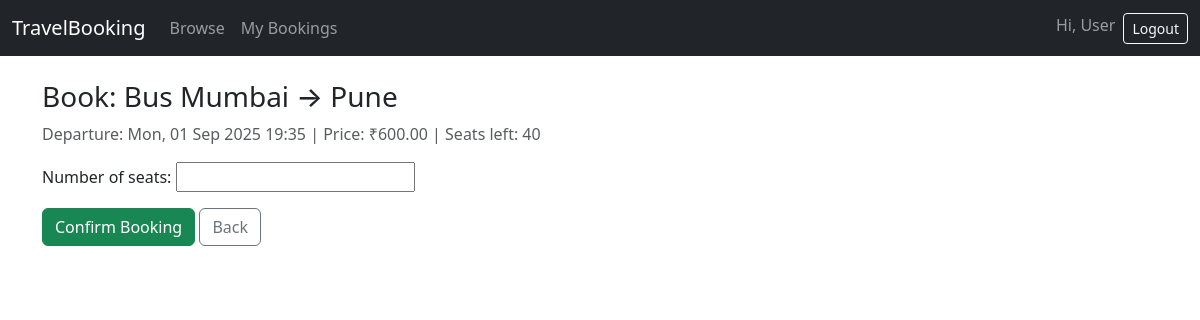
Page /travels/3/book/ (signed in) on the committed database.
### booking/models.py (models this page shows, shortened)
class TravelOption(models.Model):
    TRAVEL_TYPES = (('Flight','Flight'),('Train','Train'),('Bus','Bus'))
    travel_id = models.AutoField(primary_key=True)
    type = models.CharField(max_length=20, choices=TRAVEL_TYPES)
    source = models.CharField(max_length=100)
    destination = models.CharField(max_length=100)
    date_time = models.DateTimeField()
    price = models.DecimalField(max_digits=10, decimal_places=2)
    available_seats = models.PositiveIntegerField()

### booking/views.py (the view)
# urls.py: path('travels/<int:travel_id>/book/', views.book_travel, name='book_travel'),
@login_required
def book_travel(request, travel_id):
    travel = get_object_or_404(TravelOption, pk=travel_id)
    if request.method == 'POST':
        form = BookingForm(request.POST)
        if form.is_valid():
            seats = form.cleaned_data['number_of_seats']
            if seats < 1:
                messages.error(request, 'Seats must be at least 1')
                return redirect('book_travel', travel_id=travel_id)
            with transaction.atomic():
                travel_locked = TravelOption.objects.select_for_update().get(pk=travel_id)
                if travel_locked.available_seats < seats:
                    messages.error(request, 'Not enough seats available')
                    return redirect('book_travel', travel_id=travel_id)
                travel_locked.available_seats -= seats
                travel_locked.save()
                booking = Booking.objects.create(
                    user=request.user,
                    travel_option=travel_locked,
                    number_of_seats=seats,
                    total_price=seats * travel_locked.price
                )
            messages.success(request, f'Booked {seats} seat(s). Booking ID: {booking.booking_id}')
            return redirect('my_bookings')
    else:
        form = BookingForm()
    return render(request, 'booking_form.html', {'travel': travel, 'form': form})

### booking/forms.py
class BookingForm(forms.ModelForm):
    class Meta:
        model = Booking
        fields = ['number_of_seats']
        widgets = {'number_of_seats': forms.NumberInput(attrs={'min':1})}

### booking/templates/booking_form.html (shortened to what this page needs)
{% extends 'base.html' %}
{% block content %}
<h3>Book: {{ travel.type }} {{ travel.source }} → {{ travel.destination }}</h3>
<p class="text-muted">Departure: {{ travel.date_time|date:"D, d M Y H:i" }} | Price: ₹{{ travel.price }} | Seats left: {{ travel.available_seats }}</p>
<form method="post" class="mt-3">
  {{ form.as_p }}
  <button class="btn btn-success">Confirm Booking</button>
  <a class="btn btn-outline-secondary" href="{% url 'list_travel_options' %}">Back</a>
</form>
{% endblock %}

### booking/templates/base.html (shortened to what this page needs)
<!doctype html>
<html lang="en">
<head>
  <link href="https://cdn.jsdelivr.net/npm/bootstrap@5.3.3/dist/css/bootstrap.min.css" rel="stylesheet">
</head>
<body>
<nav class="navbar navbar-expand-lg navbar-dark bg-dark">
  <div class="container-fluid">
    <a class="navbar-brand" href="/travels/">TravelBooking</a>
    <div class="collapse navbar-collapse">
      <ul class="navbar-nav me-auto">
        <li class="nav-item"><a class="nav-link" href="/travels/">Browse</a></li>
        {% if user.is_authenticated %}<li class="nav-item"><a class="nav-link" href="/bookings/">My Bookings</a></li>{% endif %}
      </ul>
      <ul class="navbar-nav ms-auto">
        {% if user.is_authenticated %}
          <li class="nav-item"><span class="navbar-text me-2">Hi, {{ user.username }}</span></li>
          <li class="nav-item"><a class="btn btn-outline-light btn-sm" href="/accounts/logout/">Logout</a></li>
        {% else %}
          <li class="nav-item"><a class="btn btn-outline-light btn-sm me-2" href="/signup/">Sign up</a></li>
          <li class="nav-item"><a class="btn btn-warning btn-sm" href="/accounts/login/">Login</a></li>
        {% endif %}
      </ul>
    </div>
  </div>
</nav>
<div class="container py-4">
  {% block content %}{% endblock %}
</div>
</body>
</html>

### rows in the picture
TravelOption: type "Bus", source "Mumbai", destination "Pune", date_time "Mon, 01 Sep 2025 19:35", price "600.00", available_seats "40"

### other values in the picture
{{ user.username }} "User"
